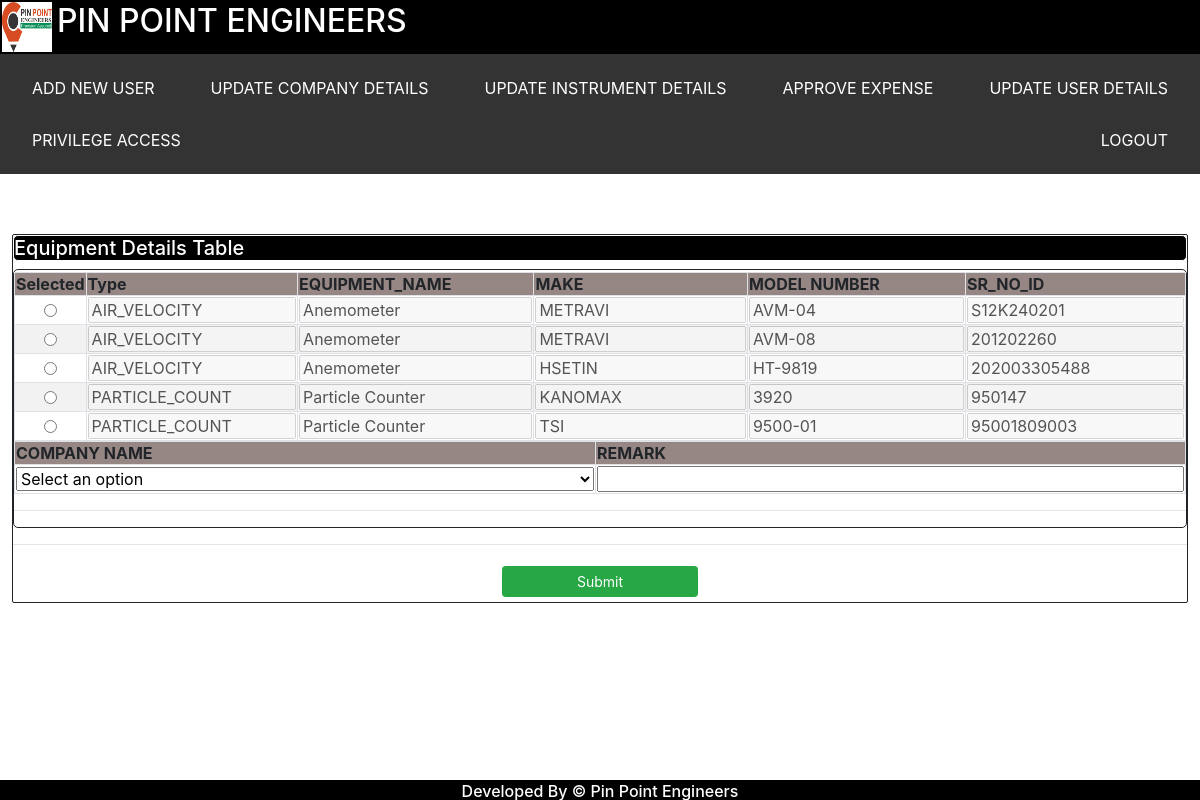
The page /request_instrument (signed in) on the database as committed earlier.
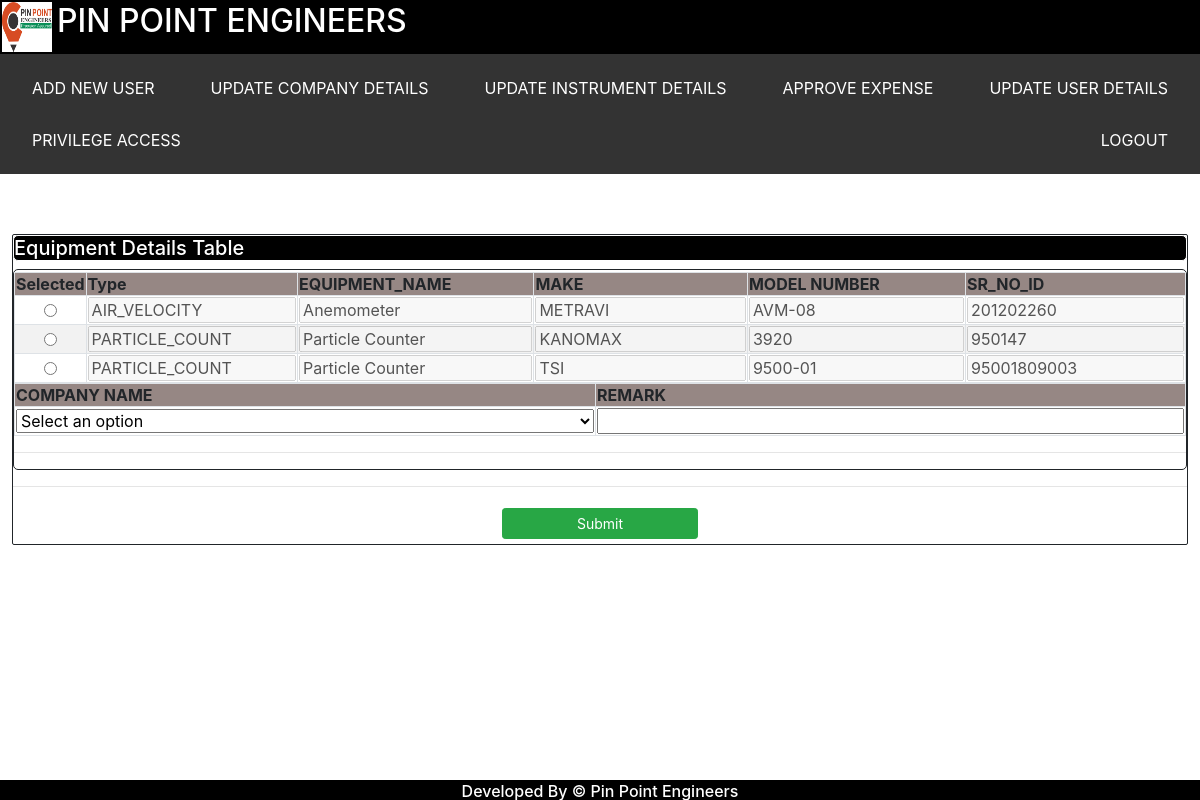
The same page on the database as committed later.
### tables this page shows
CREATE TABLE equipment_master        
            (    Type varchar(255),
                EQUIPMENT_NAME varchar(255),
                MAKE varchar(255),
                MODEL_NUMBER varchar(255),
                SR_NO_ID varchar(255),
                DONE_DATE varchar(255),
                DUE_DATE varchar(255),
                STATUS varchar(255),
                ISSUED_TO varchar(255),
                COMPANY_NAME varchar(255),
                REMARK varchar(255));

### app.py (the view)
@app.route("/request_instrument")
def request_instrument():
    if 'user' in session:
        customer_details  = dbo.get_company_details()
        company_name_list = customer_details.COMPANY_NAME.unique().tolist()
        session_var = session['user']
        role        = session_var["role"]
        equipment_details   = dbo.get_available_equipment()
        equipment_list      = equipment_details.to_dict('records')
        return make_response(render_template('ELOGBOOK/request_instrument.html',
                             equipment_list=equipment_list,company_list=company_name_list, role = role),200)
    return make_response(render_template('LOGIN_PAGE/login.html'),200)

### db_dervices.py (called while the page is built)
    def get_available_equipment(self):
        try:
            stmt = "SELECT * from equipment_master where status='AVAILABLE' OR status='CLOSED'"
            cursor = self.conn.execute(stmt)
            equipment_list = []
            for row in cursor:
                equipment_list.append(list(row))
            equipment_frame = pd.DataFrame(equipment_list,columns = ['Type' ,'EQUIPMENT_NAME' ,'MAKE' ,'MODEL_NUMBER','SR_NO_ID' ,'DONE_DATE' ,'DUE_DATE','STATUS','ISSUED_TO','COMPANY_NAME' ,'REMARK'])
            return equipment_frame
        except Exception as e:
            return e

    def get_company_details(self):
        try:
            stmt = "SELECT * from company_details "
            cursor = self.conn.execute(stmt)
            company_list = []
            for row in cursor:
                company_list.append(list(row))
            company_frame = pd.DataFrame(company_list,columns = ['COMPANY_NAME', 'ADDRESS', 'REPORT_NUMBER'])
            return company_frame
        except Exception as e:
            return e

### templates/ELOGBOOK/request_instrument.html (shortened to what this page needs)
<html>
<head>
	<link rel="stylesheet" type="text/css" href="static/css/bootstrap.min.css">
	<link rel="stylesheet" type="text/css" href="static/css/styles.css">
</head>
<body>
<my-header></my-header>
	<div id="frame_container">
		<h5 id = "container_header">Equipment Details Table</h5>
		<div id="data_frame">
			<div class="frame">
				<div class="sections">
					<table class="code_tbl table-striped table-bordered">
						<tr>
						    <th>Selected</th>
							<th>Type</th>
							<th>EQUIPMENT_NAME</th>
							<th>MAKE</th>
							<th>MODEL NUMBER</th>
							<th>SR_NO_ID</th>
						</tr>
						{% for equipment in equipment_list %}
						<tr>
						    <td><input type="radio" id="{{equipment.SR_NO_ID}}" class="textfield" name="selected_eq" value="{{equipment.SR_NO_ID}}"></td>
							<td><input type="text" name="Type" class="textfield" value="{{equipment.Type}}"disabled ></td>
							<td><input type="text" name="EQUIPMENT_NAME" class="textfield" value="{{equipment.EQUIPMENT_NAME}}" disabled></td>
							<td><input type="text" name="MAKE" class="textfield" value="{{equipment.MAKE}}" disabled></td>
							<td><input type="text" name="MODEL_NUMBER" class="textfield" value="{{equipment.MODEL_NUMBER}}"disabled ></td>
							<td><input type="text" name="SR_NO_ID" class="textfield" value="{{equipment.SR_NO_ID}}" disabled></td>
						</tr>
						{% endfor %}
					</table>
					<table class="table-striped table-bordered">
					<tr>
					     <th>COMPANY NAME</th>
					      <th>REMARK</th>
					</tr>
					    <tr>
						    <td>
							<select class="textfield" name="company_name" id="company_name" style="width:100%">
							<option value="" selected>Select an option</option>
							</select>
							</td>
							<td><input type="text" name="remark" id="remark" class="textfield" value=""></td>
						</tr>
					</table>
					<hr size="10">
				</div>
			</div>
		</div>
		<hr size="10">
		<div id="action_row">
			<button id="submit_button" type="submit" class="btn btn-sm btn-success col-sm-2" onclick="request_instrument()">Submit</button>
		</div>
	</div>
</body>
</html>

### static/css/styles.css (style rules this page uses)
#frame_container { margin-top:5%; margin-left:1%; margin-right:1%; border-style: solid; border-width: 1px; border-radius: 2px; }
#container_header { border-style: solid; border-width: 1px; border-radius: 5px; background-color:#000000; color:#ffffff; display: flex; flex-wrap: wrap; }
#data_frame { width:100%; display:block; }
.frame { border-style: solid; border-width: 1px; border-radius: 5px; }
table { width:100%; }
.sections { padding-top:2px; }
th { background-color:#968784; }
input { width:100%; }
#action_row { width:100%; text-align:center; display:block; }
button { margin:5px; }

Rows that differ between the two databases and show on the page:
no longer on this page (row edited): equipment_master: Type "AIR_VELOCITY", EQUIPMENT_NAME "Anemometer", MAKE "METRAVI", MODEL_NUMBER "AVM-04", SR_NO_ID "S12K240201"
no longer on this page (row edited): equipment_master: Type "AIR_VELOCITY", EQUIPMENT_NAME "Anemometer", MAKE "HSETIN", MODEL_NUMBER "HT-9819", SR_NO_ID "202003305488"
